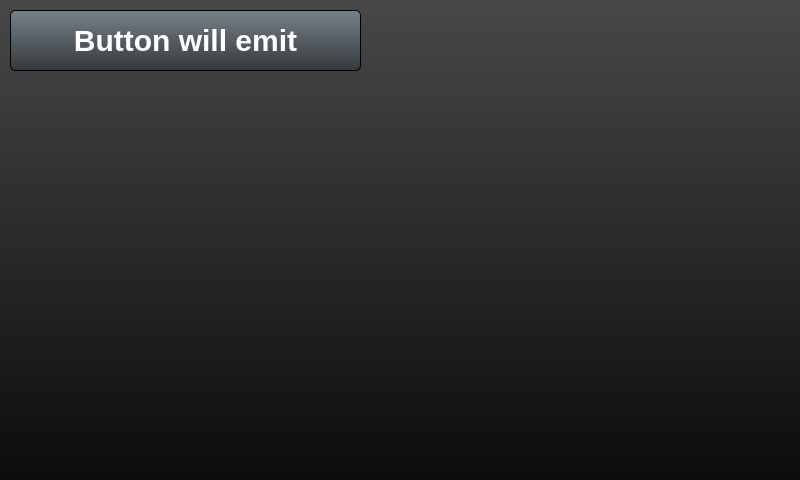
<?xml version="1.0" encoding="UTF-8"?>
<ui version="4.0">
 <class>Application</class>
 <widget class="QWidget" name="Application">
  <property name="geometry">
   <rect>
    <x>0</x>
    <y>0</y>
    <width>800</width>
    <height>480</height>
   </rect>
  </property>
  <property name="windowTitle">
   <string>Application</string>
  </property>
  <property name="styleSheet">
   <string notr="true">/* *********************************************************** */

QWidget#Application {
	background-color: qlineargradient(spread:pad, x1:0, y1:0, x2:0, y2:1, stop:0 rgba(72, 72, 72, 255), stop:1 rgba(12, 12, 12, 255));
}

QWidget {
font-family: &quot;Century gotic&quot; ;
}

QPushButton, QGroupBox, QRadioButton, QComboBox, QSlider, QLCDNumber, QCheckBox, QSpinBox, QLabel, QProgressBar, QLineEdit, QWebView, QTextEdit, QDoubleSpinBox
{
border-width: 1px;
border-radius: 5px;
border-color: black;
border-style: outset;
color: white;
}


QPushButton
{
font: bold 30px;
}

QPushButton:on {
background-color: qlineargradient(spread:pad, x1:0, y1:0, x2:0, y2:1, stop:0 rgba(253, 172, 0, 255), stop:1 rgba(195, 95, 0, 255));
}

QPushButton:!on{
background-color: qlineargradient(spread:pad, x1:0, y1:0, x2:0, y2:1, stop:0 rgba(119, 130, 137, 255), stop:1 rgba(53, 57, 60, 255));
}


/* *********************************************************** */

QGroupBox {

background-color: qlineargradient(spread:pad, x1:0, y1:0, x2:0, y2:1, stop:0 rgba(119, 130, 137, 255), stop:1 rgba(53, 57, 60, 255));
font: bold 16px;
color: black;
margin-top: 1.5ex; /* leave space at the top for the title */
}

QGroupBox::title {
subcontrol-origin: margin;
subcontrol-position: top center; 
padding: 2 10px;                         
border-width: 1px;
border-radius: 5px;
border-color: black;
border-style: outset;
color: white;

background-color: qlineargradient(spread:pad, x1:0, y1:0, x2:0, y2:1, stop:0 rgba(253, 172, 0, 255), stop:1 rgba(195, 95, 0, 255));
 }

/* *********************************************************** */

QRadioButton {
border: none;
background: none;
}

 QRadioButton::indicator::unchecked {
     image: url(:/Images/Grey.png);
 }

 QRadioButton::indicator:unchecked:pressed {
     image: url(:/Images/Grey.png);
 }

 QRadioButton::indicator::checked {
     image: url(:/Images/Yellow.png);
 }

 QRadioButton::indicator:checked:pressed {
     image: url(:/Images/Yellow.png);
 }

/* *********************************************************** */



/* *********************************************************** */

QComboBox {

background-color: qlineargradient(spread:pad, x1:0, y1:0, x2:0, y2:1, stop:0 rgba(119, 130, 137, 255), stop:1 rgba(53, 57, 60, 255));
font: bold 16px;
padding: 1px 18px 1px 3px;

}


 QComboBox::down-arrow {
     image: url(:/Images/buttonDown.png);
 }


 QComboBox:on { /* shift the text when the popup opens */
     padding-top: 13px;
     padding-left: 14px;
 }

 QComboBox::drop-down {
     subcontrol-origin: padding;
     subcontrol-position: top right;
     width: 30px;
     border-top-right-radius: 0px; 
     border-bottom-right-radius: 10px;
 }


QComboBox QAbstractItemView {
selection-background-color: lightgray;
background-color: grey;
background-clip: blue;
border-width: 2px;
border-radius: 0px;
border-color: black;
border-style: outset;
font: bold 16px;
color: white;
padding: 15px 4px;
 }


 QComboBox::down-arrow:on { /* shift the arrow when popup is open */
     top: 1px;
     left: 1px;
 }


QComboBox QScrollBar:vertical {
      border: 1px outset black;
	 background: qlineargradient(spread:pad, x1:0, y1:0, x2:0, y2:1, stop:0 rgba(173, 173, 173, 255), 			stop:1 rgba(95, 95, 95, 255));
      width: 25px;
      margin: 22px 0 22px 0;
	border-radius: 2px;
padding: 5px 2px;
  }

QComboBox QScrollBar::handle:vertical {
      background: qlineargradient(spread:pad, x1:0, y1:0.034, x2:0, y2:1, stop:0.0282486 rgba(255, 212, 73, 255), stop:0.505682 rgba(255, 212, 73, 255), stop:0.517045 rgba(255, 194, 66, 255), stop:1 rgba(255, 141, 0, 255));
      min-height: 25px;
  }

QComboBox  QScrollBar::add-line:vertical {
      height: 25px;
      subcontrol-position: bottom;
      subcontrol-origin: margin;
background: none;
      margin: 2px 0 2px 0;
  }

QComboBox  QScrollBar::sub-line:vertical {

      height: 20px;
      subcontrol-position: top;
      subcontrol-origin: margin;
background: none;
      margin: 2px 0 2px 0;
  }


QComboBox  QScrollBar::up-arrow:vertical {
     image: url(:/Images/buttonUp.png);
  }
QComboBox QScrollBar::down-arrow:vertical {
     image: url(:/Images/buttonDown.png);
}

QComboBox  QScrollBar::add-page:vertical, QScrollBar::sub-page:vertical {
      background: none;
  }



/* *********************************************************** */
QSlider::groove:horizontal { 
border: 1px solid #999999;
height: 5px; 
background: rgb(52, 52, 52);
margin: 2px 2;
left: 8px;
right: 8px;
}

QSlider::handle:horizontal {
background: qlineargradient(spread:pad, x1:0, y1:0, x2:1, y2:0, stop:0 rgba(119, 130, 137, 255), stop:1 rgba(53, 57, 60, 255));
border-width: 1px;
border-radius: 5px;
border-color: black;
border-style: outset;
width: 50px;
margin: -25px 0; /* handle is placed by default on the contents rect of the groove. Expand outside the groove */

}

QSlider::sub-page:horizontal {
background: qlineargradient(spread:pad, x1:0, y1:0, x2:0, y2:1, stop:0 rgba(253, 172, 0, 255), stop:1 rgba(195, 95, 60, 255));
border: 1px solid #777;
border-radius: 2px;
border: 1px solid RGB(50,50,50);
}

QSlider::add-page:horizontal {
background: qlineargradient(spread:pad, x1:0, y1:0, x2:0, y2:1, stop:0 rgba(72, 72, 72, 255), stop:1 rgba(12, 12, 12, 255));
border: 1px solid black;
border-radius: 2px;
}

QSlider {
background-color: qlineargradient(spread:pad, x1:0, y1:0, x2:0, y2:1, stop:0 rgba(119, 130, 137, 255), stop:1 rgba(53, 57, 60, 255));
/*border-top-left-radius: 0px; 
border-bottom-left-radius: 0px; */
}



/* *********************************************************** */
QSlider::groove:vertical { 
border: 1px solid #999999;
width: 10px; 
background: rgb(52, 52, 52);
margin: 5 0 5 0px;
left: 8px;
right: 8px;
}

QSlider::handle:vertical {
background: qlineargradient(spread:pad, x1:0, y1:0, x2:1, y2:0, stop:0 rgba(119, 130, 137, 255), stop:1 rgba(53, 57, 60, 255));
border-width: 1px;
border-radius: 5px;
border-color: black;
border-style: outset;
height: 50px;
margin:  0 -25; /* handle is placed by default on the contents rect of the groove. Expand outside the groove */

}

QSlider::sub-page:vertical {
background: qlineargradient(spread:pad, x1:0, y1:0, x2:0, y2:1, stop:0 rgba(253, 172, 0, 255), stop:1 rgba(195, 95, 60, 255));
border: 1px solid #777;
border-radius: 2px;
border: 1px solid RGB(50,50,50);
margin:  5 0 0 0px;
}

QSlider::add-page:vertical {
background: qlineargradient(spread:pad, x1:0, y1:0, x2:0, y2:1, stop:0 rgba(72, 72, 72, 255), stop:1 rgba(12, 12, 12, 255));
border: 1px solid black;
border-radius: 2px;
margin:  0 0 5 0px;
}



/* *********************************************************** */

QLCDNumber {
background-color: qlineargradient(spread:pad, x1:0, y1:0, x2:0, y2:1, stop:0 rgba(119, 130, 137, 255), stop:1 rgba(53, 57, 60, 255));
color: white;
text-align: center;

}


/* *********************************************************** */

QLabel {
background: none;
color: rgba(171,171,171,255);
border-style: none;
font: 14px;
}

/* *********************************************************** */

QSpinBox
{
background-color: qlineargradient(spread:pad, x1:0, y1:0, x2:0, y2:1, stop:0 rgba(119, 130, 137, 255), stop:1 rgba(53, 57, 60, 255));
font:  30px;
padding-left: 15px;
}

QSpinBox::up-button {
     subcontrol-origin: border;
     subcontrol-position: top right; /* position at the top right corner */
     width: 30px; 
     border-width: 1px;
     border-left-color: black;
     border-left-style: outset; 

 }
 QSpinBox::down-button {
     subcontrol-origin: border;
     subcontrol-position: bottom right; /* position at bottom right corner */

     width: 30px;
     border-width: 1px;
     border-left-color: black;
     border-left-style: outset; 
 }


 QSpinBox::up-arrow {
     image: url(:/Images/buttonUp.png);
     width: 25px;
     height: 25px;
 }
 QSpinBox::down-button:pressed {
     top: 1px;
     left: 1px;}
 QSpinBox::up-button:pressed {
     top: 1px;
     left: 1px;}
 QSpinBox::down-arrow {
     image: url(:/Images/buttonDown.png);
     width: 25px;
     height: 25px;
 }
/* *********************************************************** */

QDoubleSpinBox
{
background-color: qlineargradient(spread:pad, x1:0, y1:0, x2:0, y2:1, stop:0 rgba(119, 130, 137, 255), stop:1 rgba(53, 57, 60, 255));
font:  30px;
padding-left: 15px;
}

QDoubleSpinBox::up-button {
     subcontrol-origin: border;
     subcontrol-position: top right; /* position at the top right corner */
     width: 30px; 
     border-width: 1px;
     border-left-color: black;
     border-left-style: outset; 

 }
 QDoubleSpinBox::down-button {
     subcontrol-origin: border;
     subcontrol-position: bottom right; /* position at bottom right corner */

     width: 30px;
     border-width: 1px;
     border-left-color: black;
     border-left-style: outset; 
 }


 QDoubleSpinBox::up-arrow {
     image: url(:/Images/buttonUp.png);
     width: 25px;
     height: 25px;
 }
 QDoubleSpinBox::down-button:pressed {
     top: 1px;
     left: 1px;}
 QDoubleSpinBox::up-button:pressed {
     top: 1px;
     left: 1px;}
 QDoubleSpinBox::down-arrow {
     image: url(:/Images/buttonDown.png);
     width: 25px;
     height: 25px;
 }



/* *********************************************************** */

QCheckBox {
spacing: 5px;
background-color: qlineargradient(spread:pad, x1:0, y1:0, x2:0, y2:1, stop:0 rgba(119, 130, 137, 255), stop:1 rgba(53, 57, 60, 255));
font: bold 14px;
padding: 0px 0px 0px 5px;
}

QCheckBox::indicator {
width: 25px;
height: 25px;
border-width: 1px;
border-radius: 5px;
border-color: black;
border-style: outset;

background: qradialgradient(spread:repeat, cx:0.5, cy:0.5, radius:0.689, fx:0.504926, fy:0.5, stop:0 rgba(253, 172, 0, 255), stop:0.528302 rgba(253, 173, 0, 255), stop:0.669951 rgba(253, 172, 0, 255), stop:1 rgba(195, 95, 0, 255));


 }


 QCheckBox::indicator:unchecked {
     image: none;
 }


 QCheckBox::indicator:unchecked:pressed {
     image: url(:/Images/ok.png);
 }

 QCheckBox::indicator:checked {
     image: url(:/Images/ok.png);
 }


 QCheckBox::indicator:checked:pressed {
     image: none;
 }



/* *********************************************************** */

 QProgressBar {
background-color: qlineargradient(spread:pad, x1:0, y1:0, x2:0, y2:1, stop:0 rgba(119, 130, 137, 255), stop:1 rgba(53, 57, 60, 255));
text-align: center;
font: bold 14px;
 }

 QProgressBar::chunk {
background-color: qlineargradient(spread:pad, x1:0, y1:0, x2:0, y2:1, stop:0 rgba(253, 172, 0, 255), stop:1 rgba(195, 95, 0, 255));
width: 5px;
margin: 0.5px;
}

/* *********************************************************** */

QTabWidget::pane 
{
     border-top: 2px solid #C2C7CB;
 }

QTabWidget::tab-bar {
left: 2px; 
border-style: none;
 }

 QTabBar::tab {
border: black;
border-style: outset;
border-width: 1px;
font: 30px;
border-top-left-radius: 5px;
border-top-right-radius: 5px;
min-width: 150px;
min-height:40px;
padding: 2px;
color: white;

 }


QTabBar::tab:selected {
background: qlineargradient(spread:pad, x1:0, y1:0, x2:0, y2:1, stop:0 rgba(253, 172, 0, 255), stop:1 rgba(195, 95, 0, 255));
 }

QTabBar::tab:!selected {
background:  qlineargradient(spread:pad, x1:0, y1:0, x2:0, y2:1, stop:0 rgba(119, 130, 137, 255), stop:1 rgba(53, 57, 60, 255));
 }

/* ***********************************************************/ 

QListView {
background-color: qlineargradient(spread:pad, x1:0, y1:0, x2:0, y2:1, stop:0 rgba(119, 130, 137, 255), stop:1 rgba(53, 57, 60, 255));
border-width: 1px;
border-radius: 5px;
border-color: black;
border-style: outset;
font: bold 24px;
padding: 8 8px;
color: white;
 }

 QListView::item {
background-color: rgba(0,0,0,0);
 }

 QListView::item:selected {
 background: qlineargradient(spread:pad, x1:0, y1:0, x2:0, y2:1, stop:0 rgba(253, 172, 0, 255), stop:1 rgba(195, 95, 0, 255));
 }

 QListView::item:selected:!active {
 background: qlineargradient(spread:pad, x1:0, y1:0, x2:0, y2:1, stop:0 rgba(253, 172, 0, 255), stop:1 rgba(195, 95, 0, 255));
 }

 QListView::item:selected:active {
 background: qlineargradient(spread:pad, x1:0, y1:0, x2:0, y2:1, stop:0 rgba(253, 172, 0, 255), stop:1 rgba(195, 95, 0, 255));
 }

 QListView::item:hover {
     color: qlineargradient(spread:pad, x1:0, y1:0, x2:0, y2:1, stop:0 rgba(253, 172, 0, 255), stop:1 rgba(195, 95, 0, 255));
 }

/* *********************************************************** */

/* *********************************************************** */ 

QTableWidget {
show-decoration-selected: 1; /* make the selection span the entire width of the view */
background-color: qlineargradient(spread:pad, x1:0, y1:0, x2:0, y2:1, stop:0 rgba(119, 130, 137, 255), stop:1 rgba(53, 57, 60, 255));
border-width: 1px;
border-radius: 5px;
border-color: black;
border-style: outset;
font: bold 24px;
color: white;
padding: 8 8px;
background-attachment: fixed;
}

QTableView QTableCornerButton::section {
background: qlineargradient(spread:pad, x1:0, y1:0, x2:0, y2:1, stop:0 rgba(253, 172, 0, 255), stop:1 rgba(195, 95, 0, 255));
border: 1px outset black;
}

QTableWidget::item {
background-color: rgba(119, 130, 137, 255);
}


QTableWidget::item:selected {
border: 1px solid #6a6ea9;
}

QTableWidget::item:selected:!active {
background: rgba(119, 130, 137, 255);
border: 1px solid #6a6ea9;
}

QTableWidget::item:selected:active {
background: qlineargradient(spread:pad, x1:0, y1:0, x2:0, y2:1, stop:0 rgba(253, 172, 0, 255), stop:1 rgba(195, 95, 0, 255));
}

QTableWidget::item:hover {
background: qlineargradient(x1: 0, y1: 0, x2: 0, y2: 1,
stop: 0 #FAFBFE, stop: 1 #DCDEF1);
}

QHeaderView::section {
background-color:  qlineargradient(x1:0, y1:0, x2:0, y2:1,
stop:0 #616161, stop: 0.5 #505050,
stop: 0.6 #434343, stop:1 #656565);
color: white;
padding-left: 3px;
border-left:  1px solid black;/*1px solid #6c6c6c;*/
border-right:1px solid black;
border-top: none;
border-bottom: 1px solid black;

}

/* *********************************************************** */

QScrollBar:horizontal {
border: 1px solid black;
background: qlineargradient(spread:pad, x1:0, y1:0, x2:0, y2:1, stop:0 rgba(26, 26, 26, 255), stop:1 rgba(61, 61, 61, 255));
height: 15px;
margin: 0px 0px 0 0px;
border-radius: 5px;
}

QScrollBar::handle:horizontal {
background: qlineargradient(spread:pad, x1:0, y1:0, x2:0, y2:1, stop:0 rgba(253, 170, 0, 255), stop:1 rgba(195, 95, 0, 255));
min-width: 10px;
border-radius: 5px;
}

QScrollBar::add-line:horizontal {
background: blue;
width: 0px;
subcontrol-position: bottom right;
subcontrol-origin: margin;
border: 0px solid black;
border-radius: 5px;
}

QScrollBar::sub-line:horizontal {
background: blue;
width: 0px;
subcontrol-position: bottom left;
subcontrol-origin: margin;
border:0px solid black;
border-radius: 5px;
}

QScrollBar:left-arrow:horizontal, QScrollBar::right-arrow:horizontal {
width: 5px;
height: 5px;
background: solid;
}

QScrollBar::add-page:horizontal, QScrollBar::sub-page:horizontal {
background: none;

}
/* *********************************************************** */

QScrollBar:vertical {
border: 1px solid black;
background: qlineargradient(spread:pad, x1:0, y1:0, x2:0, y2:1, stop:0 rgba(26, 26, 26, 255), stop:1 rgba(61, 61, 61, 255));;
height: 15px;
margin: 0px 0px 0 0px;
border-radius: 5px;
}

QScrollBar::handle:vertical {
background: qlineargradient(spread:pad, x1:0, y1:0, x2:0, y2:1, stop:0 rgba(253, 170, 0, 255), stop:1 rgba(195, 95, 0, 255));
min-width: 10px;
border-radius: 5px;
}

QScrollBar::add-line:vertical {
background: blue;
width: 0px;
subcontrol-position: bottom right;
subcontrol-origin: margin;
border: 0px solid black;
border-radius: 5px;
}

QScrollBar::sub-line:vertical {
background: blue;
width: 0px;
subcontrol-position: bottom left;
subcontrol-origin: margin;
border:0px solid black;
border-radius: 5px;
}

QScrollBar:left-arrow:vertical, QScrollBar::right-arrow:vertical {
width: 5px;
height: 5px;
background: solid;
}

QScrollBar::add-page:vertical, QScrollBar::sub-page:vertical {
background: none;

}

/* *********************************************************** */





/* *********************************************************** */



/* *********************************************************** */







</string>
  </property>
  <widget class="QPushButton" name="pushButtonClose">
   <property name="geometry">
    <rect>
     <x>10</x>
     <y>10</y>
     <width>351</width>
     <height>61</height>
    </rect>
   </property>
   <property name="focusPolicy">
    <enum>Qt::NoFocus</enum>
   </property>
   <property name="text">
    <string>Button will emit</string>
   </property>
  </widget>
 </widget>
 <layoutdefault spacing="6" margin="11"/>
 <resources/>
 <connections/>
</ui>
